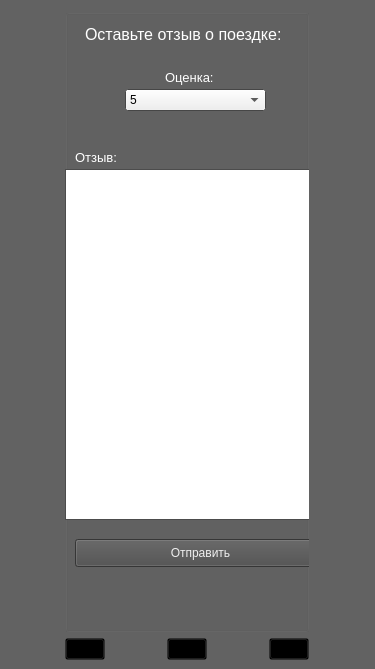
<?xml version="1.0" encoding="UTF-8"?>
<ui version="4.0">
 <class>MainWindow</class>
 <widget class="QMainWindow" name="MainWindow">
  <property name="geometry">
   <rect>
    <x>0</x>
    <y>0</y>
    <width>375</width>
    <height>669</height>
   </rect>
  </property>
  <property name="palette">
   <palette>
    <active>
     <colorrole role="Base">
      <brush brushstyle="SolidPattern">
       <color alpha="255">
        <red>255</red>
        <green>255</green>
        <blue>255</blue>
       </color>
      </brush>
     </colorrole>
     <colorrole role="Window">
      <brush brushstyle="SolidPattern">
       <color alpha="255">
        <red>98</red>
        <green>98</green>
        <blue>98</blue>
       </color>
      </brush>
     </colorrole>
    </active>
    <inactive>
     <colorrole role="Base">
      <brush brushstyle="SolidPattern">
       <color alpha="255">
        <red>255</red>
        <green>255</green>
        <blue>255</blue>
       </color>
      </brush>
     </colorrole>
     <colorrole role="Window">
      <brush brushstyle="SolidPattern">
       <color alpha="255">
        <red>98</red>
        <green>98</green>
        <blue>98</blue>
       </color>
      </brush>
     </colorrole>
    </inactive>
    <disabled>
     <colorrole role="Base">
      <brush brushstyle="SolidPattern">
       <color alpha="255">
        <red>98</red>
        <green>98</green>
        <blue>98</blue>
       </color>
      </brush>
     </colorrole>
     <colorrole role="Window">
      <brush brushstyle="SolidPattern">
       <color alpha="255">
        <red>98</red>
        <green>98</green>
        <blue>98</blue>
       </color>
      </brush>
     </colorrole>
    </disabled>
   </palette>
  </property>
  <property name="windowTitle">
   <string>MainWindow</string>
  </property>
  <widget class="QWidget" name="centralwidget">
   <layout class="QGridLayout" name="gridLayout">
    <item row="1" column="1">
     <widget class="QPushButton" name="account_btn">
      <property name="sizePolicy">
       <sizepolicy hsizetype="Maximum" vsizetype="Fixed">
        <horstretch>0</horstretch>
        <verstretch>0</verstretch>
       </sizepolicy>
      </property>
      <property name="styleSheet">
       <string notr="true">QPushButton#account_btn {
        background-color: transparent;
    }
QPushButton#account_btn:hover {
        background-color: rgb(75, 75, 75);
		border-radius: 20px;
    }</string>
      </property>
      <property name="text">
       <string/>
      </property>
      <property name="icon">
       <iconset>
        <normaloff>img/profile_2.png</normaloff>img/profile_2.png</iconset>
      </property>
      <property name="iconSize">
       <size>
        <width>48</width>
        <height>48</height>
       </size>
      </property>
     </widget>
    </item>
    <item row="1" column="2">
     <widget class="QPushButton" name="story_btn">
      <property name="sizePolicy">
       <sizepolicy hsizetype="Maximum" vsizetype="Fixed">
        <horstretch>0</horstretch>
        <verstretch>0</verstretch>
       </sizepolicy>
      </property>
      <property name="styleSheet">
       <string notr="true">QPushButton#story_btn {
        background-color: transparent;
    }
QPushButton#story_btn:hover {
        background-color: rgb(75, 75, 75);
		border-radius: 20px;
    }</string>
      </property>
      <property name="text">
       <string/>
      </property>
      <property name="icon">
       <iconset>
        <normaloff>img/story_2.png</normaloff>img/story_2.png</iconset>
      </property>
      <property name="iconSize">
       <size>
        <width>48</width>
        <height>48</height>
       </size>
      </property>
     </widget>
    </item>
    <item row="1" column="0">
     <widget class="QPushButton" name="taxi_btn">
      <property name="sizePolicy">
       <sizepolicy hsizetype="Maximum" vsizetype="Fixed">
        <horstretch>0</horstretch>
        <verstretch>0</verstretch>
       </sizepolicy>
      </property>
      <property name="styleSheet">
       <string notr="true">QPushButton#taxi_btn {
        background-color: transparent;
    }
QPushButton#taxi_btn:hover {
        background-color: rgb(75, 75, 75);
		border-radius: 20px;
    }</string>
      </property>
      <property name="text">
       <string/>
      </property>
      <property name="icon">
       <iconset>
        <normaloff>img/taxi_2.png</normaloff>img/taxi_2.png</iconset>
      </property>
      <property name="iconSize">
       <size>
        <width>48</width>
        <height>48</height>
       </size>
      </property>
     </widget>
    </item>
    <item row="0" column="0" colspan="3">
     <widget class="QGroupBox" name="groupBox">
      <property name="palette">
       <palette>
        <active>
         <colorrole role="WindowText">
          <brush brushstyle="SolidPattern">
           <color alpha="255">
            <red>255</red>
            <green>255</green>
            <blue>255</blue>
           </color>
          </brush>
         </colorrole>
         <colorrole role="Text">
          <brush brushstyle="SolidPattern">
           <color alpha="255">
            <red>255</red>
            <green>255</green>
            <blue>255</blue>
           </color>
          </brush>
         </colorrole>
         <colorrole role="PlaceholderText">
          <brush brushstyle="SolidPattern">
           <color alpha="128">
            <red>255</red>
            <green>255</green>
            <blue>255</blue>
           </color>
          </brush>
         </colorrole>
        </active>
        <inactive>
         <colorrole role="WindowText">
          <brush brushstyle="SolidPattern">
           <color alpha="255">
            <red>255</red>
            <green>255</green>
            <blue>255</blue>
           </color>
          </brush>
         </colorrole>
         <colorrole role="Text">
          <brush brushstyle="SolidPattern">
           <color alpha="255">
            <red>255</red>
            <green>255</green>
            <blue>255</blue>
           </color>
          </brush>
         </colorrole>
         <colorrole role="PlaceholderText">
          <brush brushstyle="SolidPattern">
           <color alpha="128">
            <red>255</red>
            <green>255</green>
            <blue>255</blue>
           </color>
          </brush>
         </colorrole>
        </inactive>
        <disabled>
         <colorrole role="WindowText">
          <brush brushstyle="SolidPattern">
           <color alpha="255">
            <red>120</red>
            <green>120</green>
            <blue>120</blue>
           </color>
          </brush>
         </colorrole>
         <colorrole role="Text">
          <brush brushstyle="SolidPattern">
           <color alpha="255">
            <red>120</red>
            <green>120</green>
            <blue>120</blue>
           </color>
          </brush>
         </colorrole>
         <colorrole role="PlaceholderText">
          <brush brushstyle="SolidPattern">
           <color alpha="128">
            <red>0</red>
            <green>0</green>
            <blue>0</blue>
           </color>
          </brush>
         </colorrole>
        </disabled>
       </palette>
      </property>
      <property name="title">
       <string/>
      </property>
      <widget class="QLabel" name="label">
       <property name="geometry">
        <rect>
         <x>20</x>
         <y>10</y>
         <width>251</width>
         <height>31</height>
        </rect>
       </property>
       <property name="font">
        <font>
         <pointsize>12</pointsize>
        </font>
       </property>
       <property name="text">
        <string>Оставьте отзыв о поездке:</string>
       </property>
      </widget>
      <widget class="QPushButton" name="send_btn">
       <property name="geometry">
        <rect>
         <x>10</x>
         <y>530</y>
         <width>251</width>
         <height>28</height>
        </rect>
       </property>
       <property name="sizePolicy">
        <sizepolicy hsizetype="Minimum" vsizetype="Fixed">
         <horstretch>0</horstretch>
         <verstretch>0</verstretch>
        </sizepolicy>
       </property>
       <property name="palette">
        <palette>
         <active>
          <colorrole role="WindowText">
           <brush brushstyle="SolidPattern">
            <color alpha="255">
             <red>30</red>
             <green>30</green>
             <blue>30</blue>
            </color>
           </brush>
          </colorrole>
          <colorrole role="Button">
           <brush brushstyle="SolidPattern">
            <color alpha="255">
             <red>76</red>
             <green>76</green>
             <blue>76</blue>
            </color>
           </brush>
          </colorrole>
          <colorrole role="Light">
           <brush brushstyle="SolidPattern">
            <color alpha="255">
             <red>18</red>
             <green>18</green>
             <blue>18</blue>
            </color>
           </brush>
          </colorrole>
          <colorrole role="Midlight">
           <brush brushstyle="SolidPattern">
            <color alpha="255">
             <red>43</red>
             <green>43</green>
             <blue>43</blue>
            </color>
           </brush>
          </colorrole>
          <colorrole role="Dark">
           <brush brushstyle="SolidPattern">
            <color alpha="255">
             <red>43</red>
             <green>43</green>
             <blue>43</blue>
            </color>
           </brush>
          </colorrole>
          <colorrole role="Mid">
           <brush brushstyle="SolidPattern">
            <color alpha="255">
             <red>43</red>
             <green>43</green>
             <blue>43</blue>
            </color>
           </brush>
          </colorrole>
          <colorrole role="Text">
           <brush brushstyle="SolidPattern">
            <color alpha="255">
             <red>15</red>
             <green>15</green>
             <blue>15</blue>
            </color>
           </brush>
          </colorrole>
          <colorrole role="ButtonText">
           <brush brushstyle="SolidPattern">
            <color alpha="255">
             <red>239</red>
             <green>239</green>
             <blue>239</blue>
            </color>
           </brush>
          </colorrole>
          <colorrole role="Base">
           <brush brushstyle="SolidPattern">
            <color alpha="255">
             <red>76</red>
             <green>76</green>
             <blue>76</blue>
            </color>
           </brush>
          </colorrole>
          <colorrole role="Window">
           <brush brushstyle="SolidPattern">
            <color alpha="255">
             <red>76</red>
             <green>76</green>
             <blue>76</blue>
            </color>
           </brush>
          </colorrole>
          <colorrole role="HighlightedText">
           <brush brushstyle="SolidPattern">
            <color alpha="255">
             <red>12</red>
             <green>12</green>
             <blue>12</blue>
            </color>
           </brush>
          </colorrole>
          <colorrole role="AlternateBase">
           <brush brushstyle="SolidPattern">
            <color alpha="255">
             <red>43</red>
             <green>43</green>
             <blue>43</blue>
            </color>
           </brush>
          </colorrole>
          <colorrole role="NoRole">
           <brush brushstyle="SolidPattern">
            <color alpha="255">
             <red>48</red>
             <green>48</green>
             <blue>48</blue>
            </color>
           </brush>
          </colorrole>
          <colorrole role="PlaceholderText">
           <brush brushstyle="SolidPattern">
            <color alpha="128">
             <red>33</red>
             <green>33</green>
             <blue>33</blue>
            </color>
           </brush>
          </colorrole>
         </active>
         <inactive>
          <colorrole role="WindowText">
           <brush brushstyle="SolidPattern">
            <color alpha="255">
             <red>30</red>
             <green>30</green>
             <blue>30</blue>
            </color>
           </brush>
          </colorrole>
          <colorrole role="Button">
           <brush brushstyle="SolidPattern">
            <color alpha="255">
             <red>76</red>
             <green>76</green>
             <blue>76</blue>
            </color>
           </brush>
          </colorrole>
          <colorrole role="Light">
           <brush brushstyle="SolidPattern">
            <color alpha="255">
             <red>18</red>
             <green>18</green>
             <blue>18</blue>
            </color>
           </brush>
          </colorrole>
          <colorrole role="Midlight">
           <brush brushstyle="SolidPattern">
            <color alpha="255">
             <red>43</red>
             <green>43</green>
             <blue>43</blue>
            </color>
           </brush>
          </colorrole>
          <colorrole role="Dark">
           <brush brushstyle="SolidPattern">
            <color alpha="255">
             <red>43</red>
             <green>43</green>
             <blue>43</blue>
            </color>
           </brush>
          </colorrole>
          <colorrole role="Mid">
           <brush brushstyle="SolidPattern">
            <color alpha="255">
             <red>43</red>
             <green>43</green>
             <blue>43</blue>
            </color>
           </brush>
          </colorrole>
          <colorrole role="Text">
           <brush brushstyle="SolidPattern">
            <color alpha="255">
             <red>15</red>
             <green>15</green>
             <blue>15</blue>
            </color>
           </brush>
          </colorrole>
          <colorrole role="ButtonText">
           <brush brushstyle="SolidPattern">
            <color alpha="255">
             <red>239</red>
             <green>239</green>
             <blue>239</blue>
            </color>
           </brush>
          </colorrole>
          <colorrole role="Base">
           <brush brushstyle="SolidPattern">
            <color alpha="255">
             <red>76</red>
             <green>76</green>
             <blue>76</blue>
            </color>
           </brush>
          </colorrole>
          <colorrole role="Window">
           <brush brushstyle="SolidPattern">
            <color alpha="255">
             <red>76</red>
             <green>76</green>
             <blue>76</blue>
            </color>
           </brush>
          </colorrole>
          <colorrole role="HighlightedText">
           <brush brushstyle="SolidPattern">
            <color alpha="255">
             <red>12</red>
             <green>12</green>
             <blue>12</blue>
            </color>
           </brush>
          </colorrole>
          <colorrole role="AlternateBase">
           <brush brushstyle="SolidPattern">
            <color alpha="255">
             <red>43</red>
             <green>43</green>
             <blue>43</blue>
            </color>
           </brush>
          </colorrole>
          <colorrole role="NoRole">
           <brush brushstyle="SolidPattern">
            <color alpha="255">
             <red>48</red>
             <green>48</green>
             <blue>48</blue>
            </color>
           </brush>
          </colorrole>
          <colorrole role="PlaceholderText">
           <brush brushstyle="SolidPattern">
            <color alpha="128">
             <red>33</red>
             <green>33</green>
             <blue>33</blue>
            </color>
           </brush>
          </colorrole>
         </inactive>
         <disabled>
          <colorrole role="WindowText">
           <brush brushstyle="SolidPattern">
            <color alpha="255">
             <red>43</red>
             <green>43</green>
             <blue>43</blue>
            </color>
           </brush>
          </colorrole>
          <colorrole role="Button">
           <brush brushstyle="SolidPattern">
            <color alpha="255">
             <red>76</red>
             <green>76</green>
             <blue>76</blue>
            </color>
           </brush>
          </colorrole>
          <colorrole role="Light">
           <brush brushstyle="SolidPattern">
            <color alpha="255">
             <red>18</red>
             <green>18</green>
             <blue>18</blue>
            </color>
           </brush>
          </colorrole>
          <colorrole role="Midlight">
           <brush brushstyle="SolidPattern">
            <color alpha="255">
             <red>43</red>
             <green>43</green>
             <blue>43</blue>
            </color>
           </brush>
          </colorrole>
          <colorrole role="Dark">
           <brush brushstyle="SolidPattern">
            <color alpha="255">
             <red>43</red>
             <green>43</green>
             <blue>43</blue>
            </color>
           </brush>
          </colorrole>
          <colorrole role="Mid">
           <brush brushstyle="SolidPattern">
            <color alpha="255">
             <red>43</red>
             <green>43</green>
             <blue>43</blue>
            </color>
           </brush>
          </colorrole>
          <colorrole role="Text">
           <brush brushstyle="SolidPattern">
            <color alpha="255">
             <red>43</red>
             <green>43</green>
             <blue>43</blue>
            </color>
           </brush>
          </colorrole>
          <colorrole role="ButtonText">
           <brush brushstyle="SolidPattern">
            <color alpha="255">
             <red>43</red>
             <green>43</green>
             <blue>43</blue>
            </color>
           </brush>
          </colorrole>
          <colorrole role="Base">
           <brush brushstyle="SolidPattern">
            <color alpha="255">
             <red>76</red>
             <green>76</green>
             <blue>76</blue>
            </color>
           </brush>
          </colorrole>
          <colorrole role="Window">
           <brush brushstyle="SolidPattern">
            <color alpha="255">
             <red>76</red>
             <green>76</green>
             <blue>76</blue>
            </color>
           </brush>
          </colorrole>
          <colorrole role="HighlightedText">
           <brush brushstyle="SolidPattern">
            <color alpha="255">
             <red>12</red>
             <green>12</green>
             <blue>12</blue>
            </color>
           </brush>
          </colorrole>
          <colorrole role="AlternateBase">
           <brush brushstyle="SolidPattern">
            <color alpha="255">
             <red>43</red>
             <green>43</green>
             <blue>43</blue>
            </color>
           </brush>
          </colorrole>
          <colorrole role="NoRole">
           <brush brushstyle="SolidPattern">
            <color alpha="255">
             <red>48</red>
             <green>48</green>
             <blue>48</blue>
            </color>
           </brush>
          </colorrole>
          <colorrole role="PlaceholderText">
           <brush brushstyle="SolidPattern">
            <color alpha="128">
             <red>33</red>
             <green>33</green>
             <blue>33</blue>
            </color>
           </brush>
          </colorrole>
         </disabled>
        </palette>
       </property>
       <property name="font">
        <font>
         <family>MS Shell Dlg 2</family>
         <pointsize>9</pointsize>
         <weight>50</weight>
         <italic>false</italic>
         <bold>false</bold>
         <underline>false</underline>
        </font>
       </property>
       <property name="styleSheet">
        <string notr="true">background-color: rgb(76, 76, 76);  /* Черный фон кнопки */
color: ;
font: 9pt &quot;MS Shell Dlg 2&quot;;</string>
       </property>
       <property name="text">
        <string>Отправить</string>
       </property>
      </widget>
      <widget class="QComboBox" name="mark_e">
       <property name="geometry">
        <rect>
         <x>60</x>
         <y>80</y>
         <width>141</width>
         <height>22</height>
        </rect>
       </property>
       <item>
        <property name="text">
         <string>5</string>
        </property>
       </item>
       <item>
        <property name="text">
         <string>4</string>
        </property>
       </item>
       <item>
        <property name="text">
         <string>3</string>
        </property>
       </item>
       <item>
        <property name="text">
         <string>2</string>
        </property>
       </item>
       <item>
        <property name="text">
         <string>1</string>
        </property>
       </item>
      </widget>
      <widget class="QLabel" name="label_2">
       <property name="geometry">
        <rect>
         <x>100</x>
         <y>60</y>
         <width>71</width>
         <height>16</height>
        </rect>
       </property>
       <property name="font">
        <font>
         <pointsize>10</pointsize>
        </font>
       </property>
       <property name="text">
        <string>Оценка:</string>
       </property>
      </widget>
      <widget class="QTextEdit" name="feedback_e">
       <property name="geometry">
        <rect>
         <x>0</x>
         <y>160</y>
         <width>281</width>
         <height>351</height>
        </rect>
       </property>
       <property name="palette">
        <palette>
         <active>
          <colorrole role="WindowText">
           <brush brushstyle="SolidPattern">
            <color alpha="255">
             <red>0</red>
             <green>0</green>
             <blue>0</blue>
            </color>
           </brush>
          </colorrole>
          <colorrole role="Text">
           <brush brushstyle="SolidPattern">
            <color alpha="255">
             <red>0</red>
             <green>0</green>
             <blue>0</blue>
            </color>
           </brush>
          </colorrole>
         </active>
         <inactive>
          <colorrole role="WindowText">
           <brush brushstyle="SolidPattern">
            <color alpha="255">
             <red>0</red>
             <green>0</green>
             <blue>0</blue>
            </color>
           </brush>
          </colorrole>
          <colorrole role="Text">
           <brush brushstyle="SolidPattern">
            <color alpha="255">
             <red>0</red>
             <green>0</green>
             <blue>0</blue>
            </color>
           </brush>
          </colorrole>
         </inactive>
         <disabled>
          <colorrole role="WindowText">
           <brush brushstyle="SolidPattern">
            <color alpha="255">
             <red>120</red>
             <green>120</green>
             <blue>120</blue>
            </color>
           </brush>
          </colorrole>
          <colorrole role="Text">
           <brush brushstyle="SolidPattern">
            <color alpha="255">
             <red>120</red>
             <green>120</green>
             <blue>120</blue>
            </color>
           </brush>
          </colorrole>
         </disabled>
        </palette>
       </property>
      </widget>
      <widget class="QLabel" name="label_3">
       <property name="geometry">
        <rect>
         <x>10</x>
         <y>140</y>
         <width>71</width>
         <height>16</height>
        </rect>
       </property>
       <property name="font">
        <font>
         <pointsize>10</pointsize>
        </font>
       </property>
       <property name="text">
        <string>Отзыв:</string>
       </property>
      </widget>
     </widget>
    </item>
   </layout>
  </widget>
 </widget>
 <resources/>
 <connections/>
</ui>
